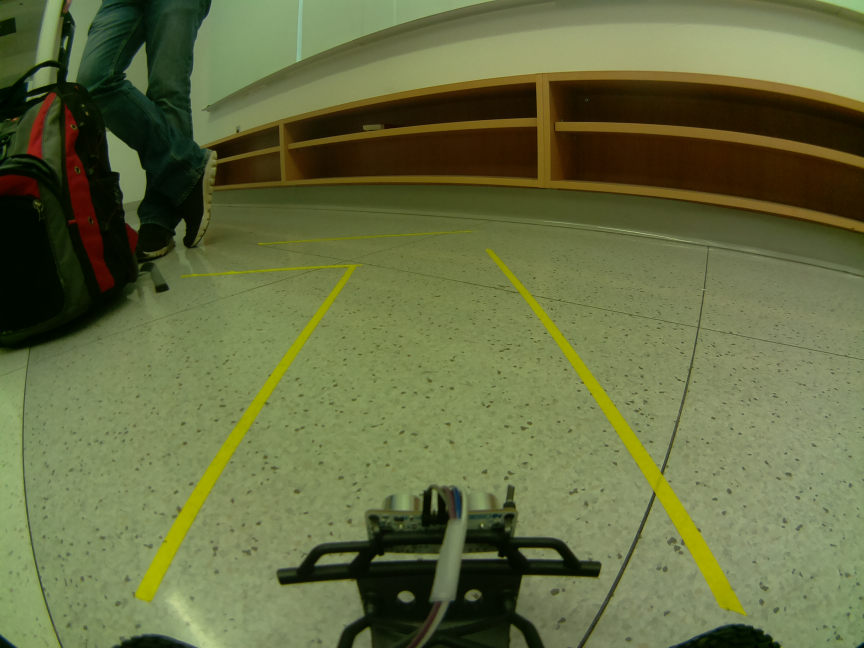
#> input picture edgeDetect/test.jpg, 2592 x 1944 px (shown at 1/3 size)
$ python cam_images.py test.jpg
#> lines starting #> are read from the running program, lines starting #| are printed output that depends on the picture; after the words box and inside, x2 and y2 are one past the last pixel; in counts of white or black regions, pixels touching at a corner belong together
from PIL import Image
import matplotlib.pyplot as plt
import cv2
import sys
import numpy as np
import math

#identify lines
def hough_transformation(image):
	img = image.copy()
	gray = cv2.cvtColor(img, cv2.COLOR_BGR2GRAY)

	lines = cv2.HoughLinesP(gray,7,np.pi/180,100,200,10)
	for x1, y1, x2, y2 in lines[0]:
		cv2.line(img, (x1,y1), (x2,y2), (0,0,255),5)
	for x3, y3, x4, y4 in lines[1]:
		cv2.line(img, (x3,y3), (x4,y4), (0,0,255),5)
	draw_midline_find_angle(image, x1, x2, x3, x4, y1, y2, y3, y4)
	img = cv2.imwrite('houghlines.jpg',img)
	img = cv2.imread('houghlines.jpg', 0)
	return img


#get image
def get_image(image):
	img = cv2.imread(image,0)
	return img

#save image
def save_image(image):
	cv2.imwrite("editedImage.jpg", image)
	img = cv2.imread("editedImage.jpg")
	return img

#height and width
def height_and_width(image):
	height, width = image.shape[:2]
	return (height, width)

#convert color image to binary black and white
def convert_to_binary(image):
	#img = cv2.imread(image, 0)
	retval, img = cv2.threshold(image, 140, 255, cv2.THRESH_BINARY)
	return img

#crop image
def crop_image(image):
	height, width = image.shape[:2]
	x1 = int(width-(3*width/4))
	x2 = int(width-(width/4))
	y1 = int(height/2)
	y2 = int(height-(height/5))
	roi = image[y1:y2, x1:x2]
	return roi

#resize image
def resize_image(image):
	r = 500.0/image.shape[1]
	dim = (500, int(image.shape[0]*r))
	resized = cv2.resize(image, dim, interpolation = cv2.INTER_AREA)
	return resized

#draw line between hough lines
def draw_midline_find_angle(image, x1, x2, x3, x4, y1, y2, y3, y4):
	startX = int((x1+x4)/2)
	endX = int((x2+x3)/2)
	startY = y1
	endY = y2

	slope = (startY-endY)/(startX-endX)
	angle = math.atan(slope)
	angle = math.degrees(angle)

	img = cv2.line(image, (startX, startY), (endX, endY), (255,0,0),5)
	cv2.imwrite("final.jpg", img)
	return img

def main():
	img = get_image(sys.argv[1])
#> in get_image, `img = cv2.imread(image,0)`:
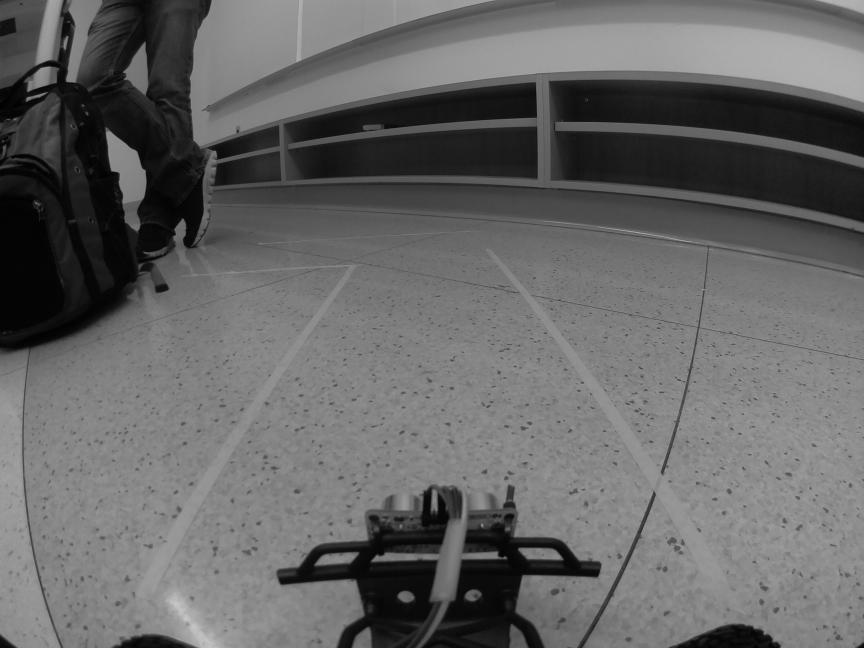
#> img: shape (1944, 2592) (shown at 1/3 size); min 0, max 202, mean 101.9
	img = resize_image(img)
#> in resize_image, `resized = cv2.resize(image, dim, interpolation = cv2.INTER_AREA)`:
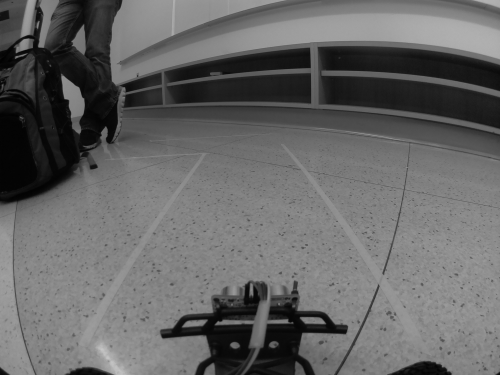
#> resized: shape (375, 500); min 1, max 198, mean 101.9
	img = save_image(img)
	img = cv2.imread("editedImage.jpg")
	img = hough_transformation(img)
#> in hough_transformation, `lines = cv2.HoughLinesP(gray,7,np.pi/180,100,200,10)`: lines = 1697 rows, first 6: [0, 292, 499, 4], [0, 324, 499, 209], [0, 310, 499, 55], [0, 341, 499, 235], [0, 264, 497, 0], [0, 297, 499, 9]
#> the loop in hough_transformation, `for x1, y1, x2, y2 in lines[0]:` made 1 pass
#> after the loop in hough_transformation, `for x1, y1, x2, y2 in lines[0]:`:
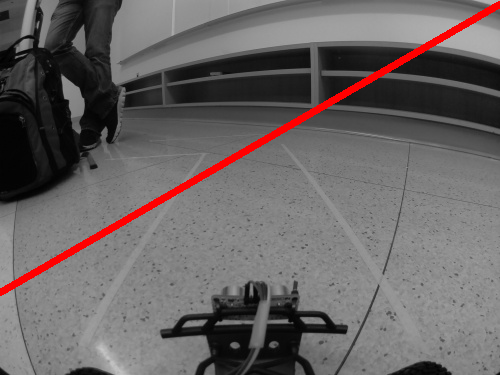
#> img: shape (375, 500, 3); mean B, G, R 99.5, 99.5, 105.2
#> the loop in hough_transformation, `for x3, y3, x4, y4 in lines[1]:` made 1 pass
#> after the loop in hough_transformation, `for x3, y3, x4, y4 in lines[1]:`:
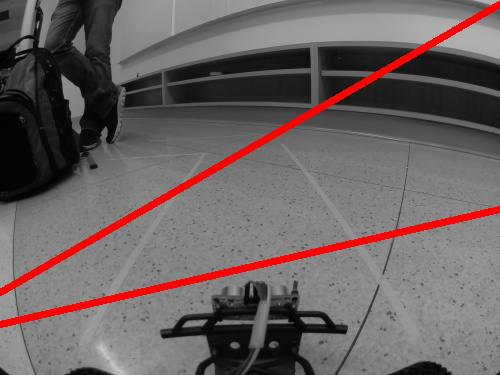
#> img: shape (375, 500, 3); 1.93% of pixels changed, all inside (x1, y1, x2, y2) = (0, 206, 500, 328)
#> in draw_midline_find_angle, `startX = int((x1+x4)/2)`: startX = 249
#> in draw_midline_find_angle, `startY = y1`: startY = 292
#> in draw_midline_find_angle, `endY = y2`: endY = 4
#> in draw_midline_find_angle, `slope = (startY-endY)/(startX-endX)`: slope = inf
#> in draw_midline_find_angle, `angle = math.atan(slope)`: angle = 1.57
#> in draw_midline_find_angle, `angle = math.degrees(angle)`: angle = 90
#> in hough_transformation, `img = cv2.imread('houghlines.jpg', 0)`:
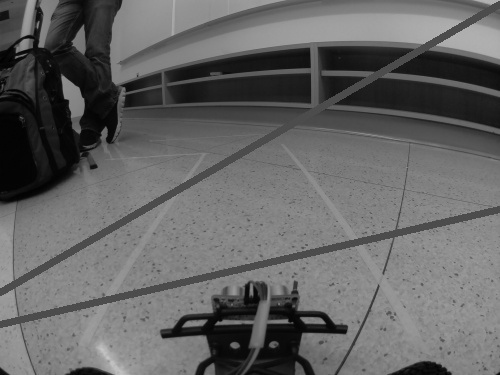
#> img: shape (375, 500); min 0, max 198, mean 100.1
	img = cv2.imread("houghlines.jpg")
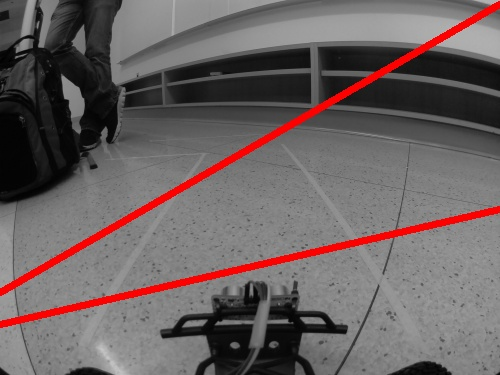
#> img: shape (375, 500, 3); mean B, G, R 97, 97, 107.4
	cv2.imshow("image", img)
	cv2.waitKey(5000)
	cv2.destroyAllWindows()

if __name__ == "__main__":
	main()
